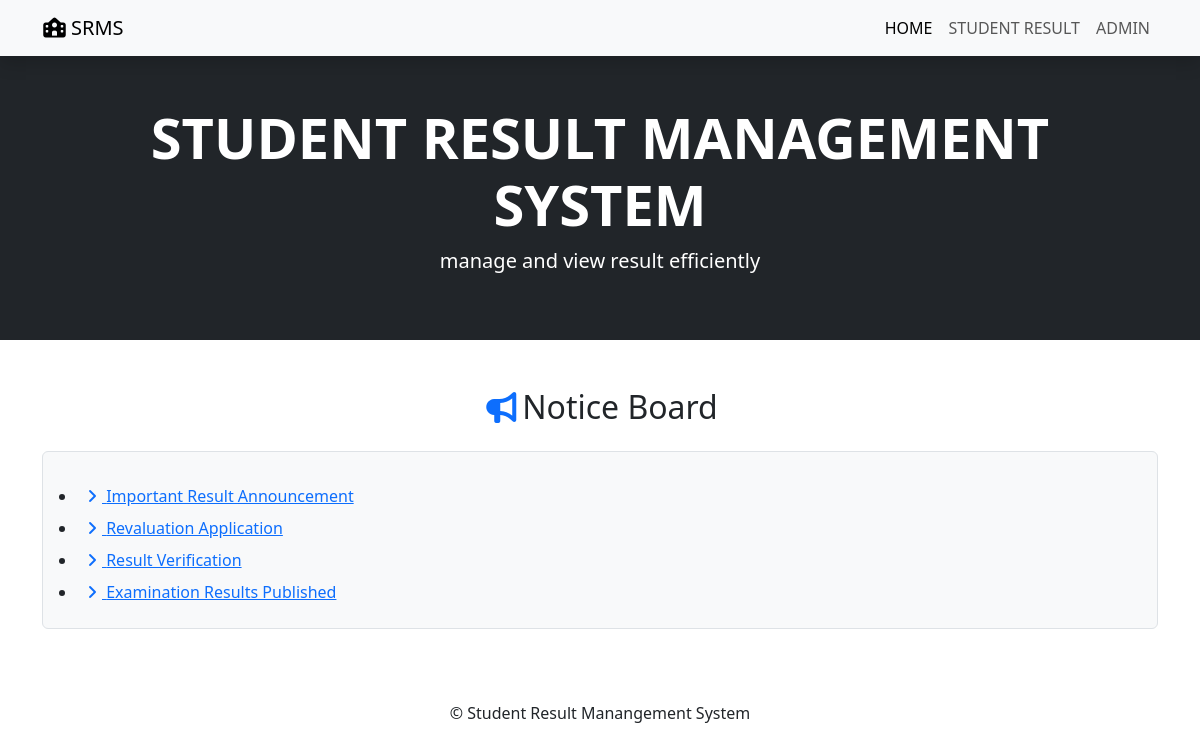
The page / on the database its author committed.
### resultapp/models.py (models this page shows, shortened)
class Notice(models.Model):
    title = models.CharField(max_length=100)
    detail = models.TextField()
    posting_date = models.DateTimeField(auto_now_add=True)
    updation_date = models.DateTimeField(auto_now=True)

### resultapp/views.py (the view)
# urls.py: path('',index, name='home'),
def index(request):
    notices = Notice.objects.all().order_by('-id')
    return render(request,'index.html',locals())

### resultapp/templates/index.html (shortened to what this page needs)
{% extends 'base.html' %}
{% block content %}
    <header class="py-5 bg-dark text-white">
      <div class="container text-center">
      <h1 class="display-4 fw-bold"> STUDENT  RESULT MANAGEMENT SYSTEM</h1>
      <p class="lead">manage and view result efficiently</p>
      </div>
    </header>
    <section class="py-5">
      <div class="container">
        <h2 class="text-center mb-4"><i  class="fas fa-bullhorn text-primary"></i>Notice Board</h2>
        <div class="border p-3 rounded bg-light">
          <marquee direction="up" scrollamount="2" onmouseover="this.stop()" onmouseout="this.start()">
            {% for notice in notices %}
            <li class="mb-2">
              <a href="{% url 'notice_detail' notice.id %}" target="_blank">
                <i class="fas fa-angle-right text-primary"></i> {{notice.title}}
              </a>
            </li>
            {% endfor %}
          </marquee>
        </div>
      </div>
    </section>
   {% endblock %}

### rows shown on the page
Notice: title "Important Result Announcement"
Notice: title "Revaluation Application"
Notice: title "Result Verification"
Notice: title "Examination Results Published"
